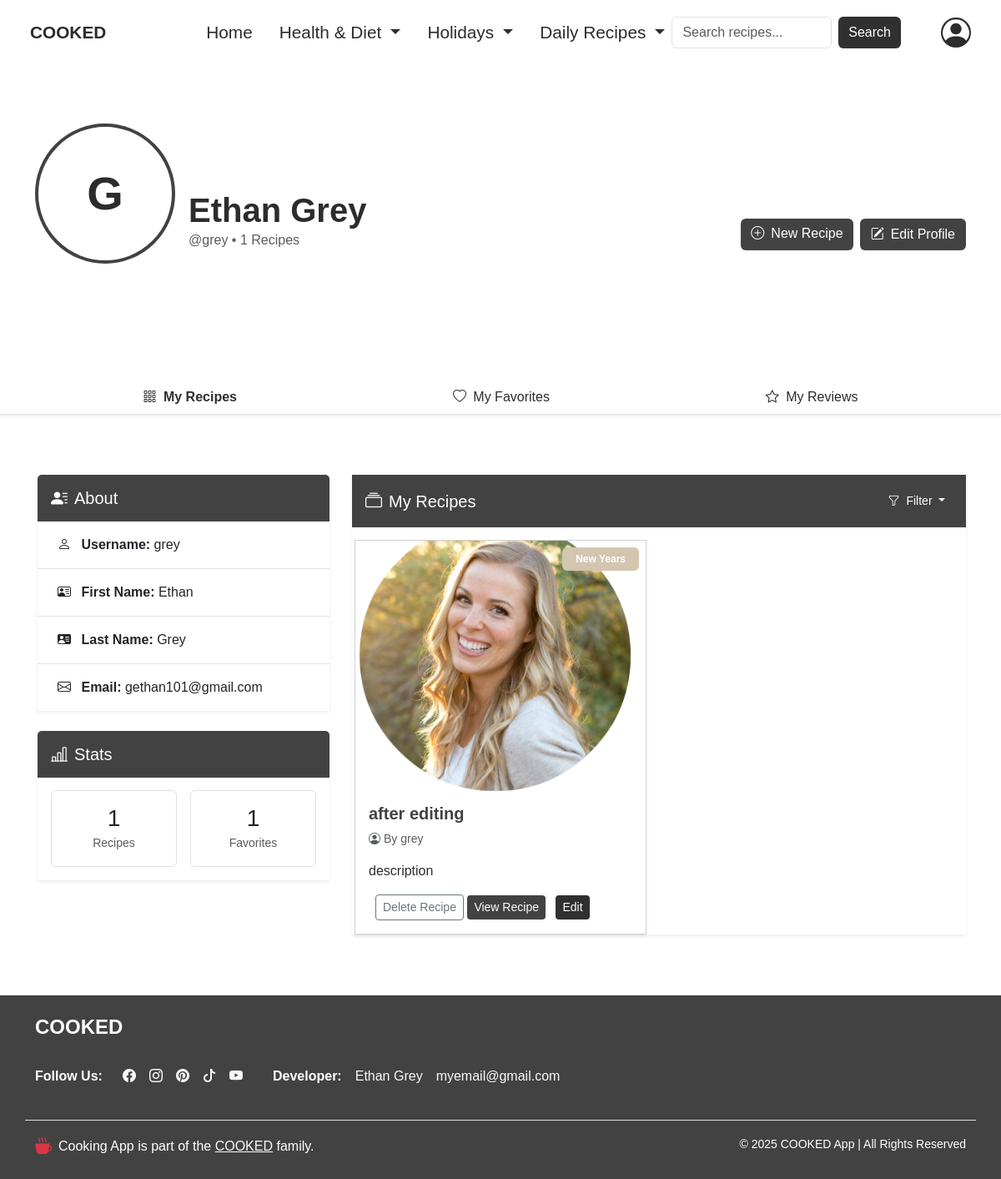
The app's page /users/profile/ (signed in), older data.
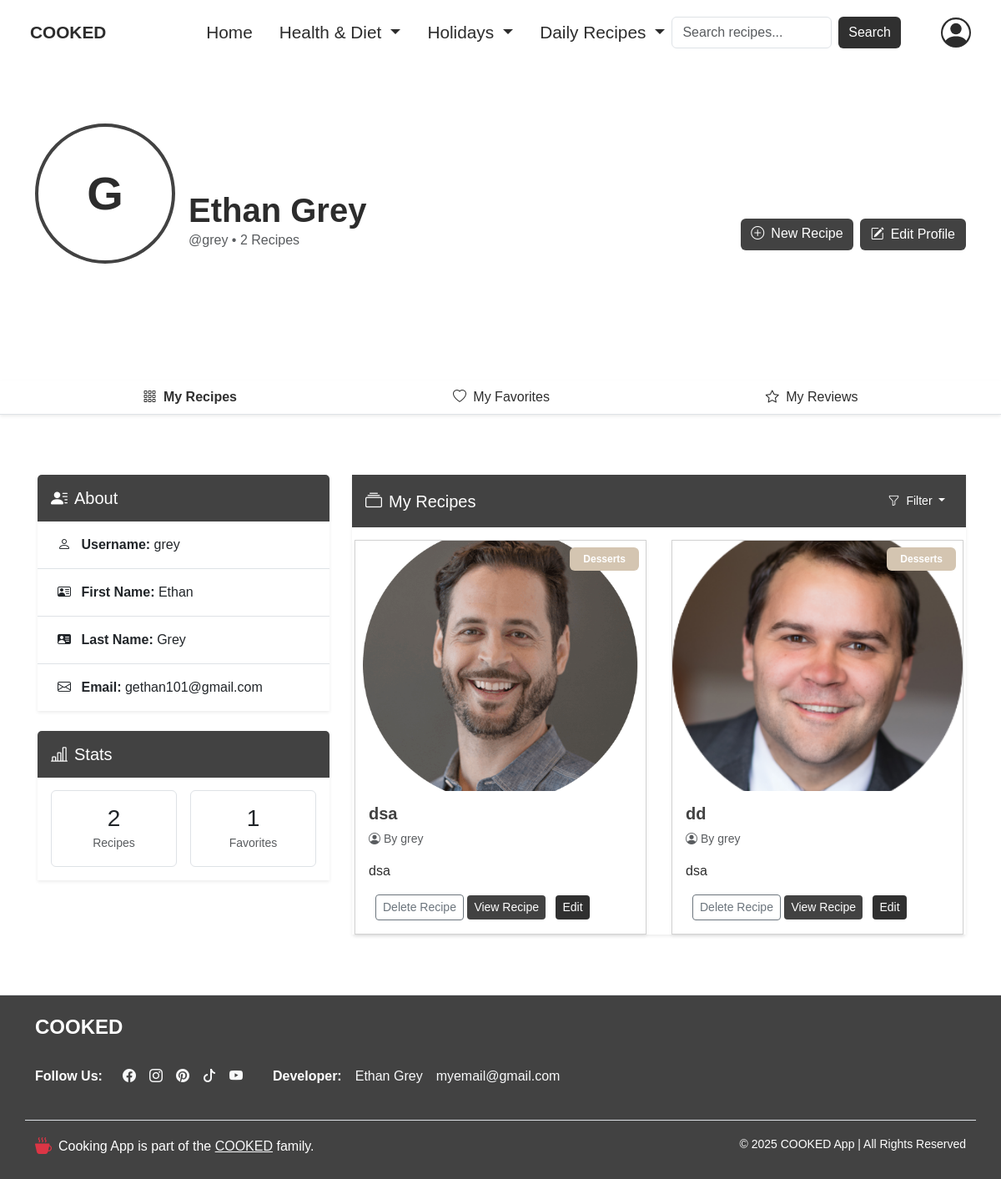
The same page, newer data.
### recipes/models.py (models this page shows, shortened)
class Recipe(models.Model):
    recipename = models.CharField(max_length=200, unique=True)
    description = models.TextField()
    ingredients = models.TextField()
    instructions = models.TextField(default='No instructions provided')
    madeby = models.ForeignKey(User, on_delete=models.CASCADE, related_name='recipes')
    image = models.ImageField(upload_to='recipes/')
    slug = models.SlugField(blank=True)
    recipetype = models.ForeignKey(RecipeType, related_name='recipes', on_delete=models.CASCADE)
    favorites = models.ManyToManyField(User, related_name='favorite_recipes', blank=True)

class RecipeType(models.Model):
    recipetype = models.CharField(max_length=100)

### users/views.py (the view)
# urls.py: path('profile/', views.profile_view, name='profile_view'),  # For displaying the user details and created recipes
def profile_view(request):
    user = request.user  # Get the current logged-in user
    recipes = Recipe.objects.filter(madeby=user)
    favorite_recipes = user.favorite_recipes.all()
    user_reviews = Review.objects.filter(user=user).select_related('recipe')
    context = {
        'user': user,
        'recipes': recipes,
        'favorite_recipes': favorite_recipes,
        'user_reviews': user_reviews
    }
    return render(request, 'users/profile_view.html', context)

### users/templates/users/profile_view.html (shortened to what this page needs)
{% extends 'layout.html' %}
{% block content %}
<section class="section-padding mt-2">
    <div class="cover-photo-container">
        <div class="container position-relative">
            <div class="profile-info-container" data-aos="fade-up" data-aos-duration="1000">
                <div class="row">
                    <div class="col-md-8">
                        <div class="d-flex align-items-end">
                            <div class="avatar-container" data-aos="zoom-in" data-aos-duration="1000" data-aos-delay="200">
                                <div class="rounded-circle bg-dark-forest d-flex align-items-center justify-content-center" style="width: 168px; height: 168px; border: 4px solid var(--c-primary);">
                                    <span class="display-4 fw-bold">{{ user.username.0|upper }}</span>
                                </div>
                            </div>
                            <div class="ms-3 mb-3" data-aos="fade-left" data-aos-duration="1000" data-aos-delay="400">
                                <h1 class="mb-0 fw-bold">
                                    {% if user.first_name and user.last_name %}
                                        {{ user.first_name }} {{ user.last_name }}
                                    {% else %}
                                        {{ user.username }}
                                    {% endif %}
                                </h1>
                                <p class="text-muted mb-0">@{{ user.username }} • {{ recipes|length }} Recipes</p>
                            </div>
                        </div>
                    </div>
                    <div class="col-md-4 d-flex align-items-end justify-content-end mb-3" data-aos="fade-left" data-aos-duration="1000" data-aos-delay="600">
                        <div class="d-flex gap-2">
                            <a href="{% url 'recipes:new_recipes' %}" class="btn btn-primary">
                                <i class="bi bi-plus-circle me-2"></i>New Recipe
                            </a>
                            <a href="{% url 'users:edit_profile' %}" class="btn btn-oak-brown">
                                <i class="bi bi-pencil-square me-2"></i>Edit Profile
                            </a>
                        </div>
                    </div>
                </div>
            </div>
        </div>
    </div>
</section>
<div class="profile-nav border-bottom shadow-sm" data-aos="fade-up" data-aos-duration="800">
    <div class="container">
        <ul class="nav nav-pills nav-fill">
            <li class="nav-item bg-clear">
                <a class="nav-link" href="#recipes">
                    <i class="bi bi-grid-3x3-gap me-1"></i> My Recipes
                </a>
            </li>
            <li class="nav-item">
                <a class="nav-link" href="#favorites">
                    <i class="bi bi-heart me-1"></i> My Favorites
                </a>
            </li>
            <li class="nav-item">
                <a class="nav-link" href="#reviews">
                    <i class="bi bi-star me-1"></i> My Reviews
                </a>
            </li>
        </ul>
    </div>
</div>
<div class="py-4 section-padding">
    <div class="container">
        <div class="row g-4 pt-5">
            <div class="col-lg-4">
                <div class="card border-0 shadow-sm mb-4" data-aos="fade-right" data-aos-duration="1000">
                    <div class="card-header border-0 py-3 bg-main text-tan">
                        <h5 class="mb-0"><i class="bi bi-person-lines-fill me-2"></i>About</h5>
                    </div>
                    <div class="card-body p-0 bg-main">
                        <ul class="list-group list-group-flush">
                            <li class="list-group-item px-4 py-3 bg-tan">
                                <i class="bi bi-person me-2"></i>
                                <strong>Username:</strong> {{ user.username }}
                            </li>
                            {% if user.first_name %}
                            <li class="list-group-item px-4 py-3 bg-tan">
                                <i class="bi bi-person-vcard me-2"></i>
                                <strong>First Name:</strong> {{ user.first_name }}
                            </li>
                            {% endif %}
                            {% if user.last_name %}
                            <li class="list-group-item px-4 py-3 bg-tan">
                                <i class="bi bi-person-vcard-fill me-2"></i>
                                <strong>Last Name:</strong> {{ user.last_name }}
                            </li>
                            {% endif %}
                            {% if user.email %}
                            <li class="list-group-item px-4 py-3 bg-tan">
                                <i class="bi bi-envelope me-2"></i>
                                <strong>Email:</strong> {{ user.email }}
                            </li>
                            {% endif %}
                        </ul>
                    </div>
                </div>
                <div class="card border-0 shadow-sm" data-aos="fade-right" data-aos-duration="1000" data-aos-delay="200">
                    <div class="card-header bg-main text-tan border-0 py-3">
                        <h5 class="mb-0"><i class="bi bi-bar-chart-line me-2"></i>Stats</h5>
                    </div>
                    <div class="card-body">
                        <div class="row text-center g-3">
                            <div class="col-6">
                                <div class="p-3 border rounded">
                                    <h3 class="m-0 text-forest-green">{{ recipes|length }}</h3>
                                    <small class="text-muted">Recipes</small>
                                </div>
                            </div>
                            <div class="col-6">
                                <div class="p-3 border rounded">
                                    <h3 class="m-0 text-oak-brown">{{ favorite_recipes|length }}</h3>
                                    <small class="text-muted">Favorites</small>
                                </div>
                            </div>
                        </div>
                    </div>
                </div>
            </div>
            <div class="col-lg-8" id="recipes">
                <div class="border-0 shadow-sm" style="width: 100%;" data-aos="fade-left" data-aos-duration="1000">
                    <div class="card-header bg-main text-tan border-3 py-3 d-flex justify-content-between align-items-center">
                        <h5 class="ms-3 mb-0"><i class="bi bi-collection me-2"></i>My Recipes</h5>
                        <div class="dropdown">
                            <button class="btn btn-sm text-tan btn-outline dropdown-toggle me-3" type="button" id="recipeFilterDropdown" data-bs-toggle="dropdown" aria-expanded="false">
                                <i class="bi bi-funnel me-1"></i> Filter
                            </button>
                        </div>
                    </div>
                    <div class="card-body">
                        {% if recipes %}
                            <div class="row g-4">
                                {% for recipe in recipes %}
                                    <div class="col-md-6" data-aos="fade-up" data-aos-duration="1000" data-aos-delay="{% widthratio forloop.counter 1 200 %}">
                                        <div class="card h-100 recipe-card shadow-sm">
                                            <div class="position-relative">
                                                {% if recipe.image %}
                                                    <img src="{{ recipe.image.url }}" class="card-img-top" alt="{{ recipe.recipename }}" style="height: 300px; object-fit: cover;">
                                                {% else %}
                                                    <div class="d-flex align-items-center justify-content-center" style="height: 220px;">
                                                        <i class="bi bi-card-image text-muted" style="font-size: 3rem;"></i>
                                                    </div>
                                                {% endif %}
                                                <span class="position-absolute top-0 end-0 badge bg-forest-green m-2 py-2 px-3">
                                                    {{ recipe.recipetype.recipetype }}
                                                </span>
                                            </div>
                                            <div class="card-body">
                                                <h5 class="card-title fw-bold">{{ recipe.recipename }}</h5>
                                                <p class="text-muted small">
                                                    <i class="bi bi-person-circle me-1"></i>By {{ user.username }}
                                                </p>
                                                <p class="card-text">{{ recipe.description|truncatechars:80 }}</p>
                                                <div class="d-flex justify-content-between align-items-center mt-3">
                                                    <div class="action-buttons">
                                                        <form action="{% url 'recipes:delete_recipe' recipe_id=recipe.id %}" method="GET" style="display:inline;">
                                                            <button type="submit" class="btn btn-sm btn-outline-secondary ms-2">
                                                                Delete Recipe
                                                            </button>
                                                        </form>
                                                        <a href="{% url 'recipes:detail' category=recipe.recipetype.recipetype slug=recipe.slug %}" class="btn btn-sm btn-primary">
                                                            View Recipe
                                                        </a>
                                                        <a href="{% url 'recipes:edit_recipe' recipe_id=recipe.id %}" class="btn btn-sm btn-secondary ms-2">
                                                            Edit
                                                        </a>
                                                    </div>
                                                </div>
                                            </div>
                                        </div>
                                    </div>
                                {% endfor %}
                            </div>
                        {% endif %}
                    </div>
                </div>
            </div>
        </div>
    </div>
</div>
{% endblock %}

Row changes from the older to the newer data that the page shows:
removed Recipe: image (picture), recipetype.recipetype "New Years", recipename "after editing", {{ user.username }} "grey", description "description"
added Recipe: image (picture), recipetype.recipetype "Desserts", recipename "dsa", {{ user.username }} "grey", description "dsa"
added Recipe: image (picture), recipetype.recipetype "Desserts", recipename "dd", {{ user.username }} "grey", description "dsa"
Text that changed along with them:
{{ recipes|length }}: "1" → "2"
